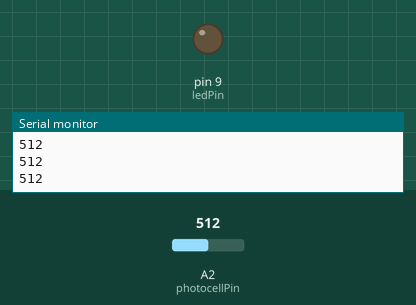
Simulated run of this sketch. Board: Arduino Uno, built with avr-gcc and run on an emulated ATmega328P. Shown: output pins drawn as LEDs (lit = HIGH), the last lines printed to the serial monitor. Inputs (shaded band) come from the test bench; at power-on: A2 (photocellPin) = 512.

Above: at 1.2 s.
1.3 s: A2 (photocellPin) set to 214
2.8 s: A2 (photocellPin) set to 187
At 3.4 s:
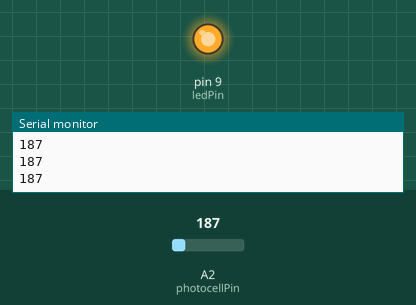
4.3 s: A2 (photocellPin) set to 210
At 5.5 s:
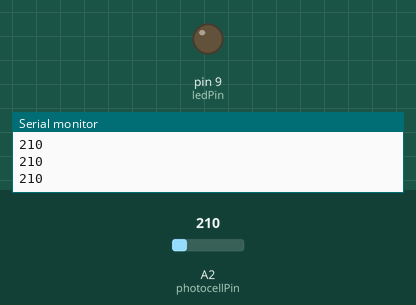
5.8 s: A2 (photocellPin) set to 190
At 6.9 s:
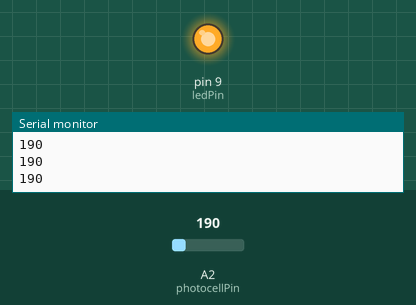
Timing chart, 0 to 8.3 s (numbered marks = the images above; inputs shaded):
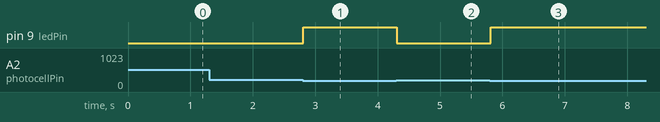

Measured:
- the behaviour switches between 200 and 199 on A2 (photocellPin) (found by bisection; images 0 and 1)
- after the input at 2.8 s, pin 9 (ledPin): LOW → HIGH at once
- after the input at 4.3 s, pin 9 (ledPin): HIGH → LOW at once
- after the input at 5.8 s, pin 9 (ledPin): LOW → HIGH at once

The sketch:

Arduino_Lab8.ino
```cpp
int photocellPin = 2;   // 光敏電阻 (photocell) 接在 anallog pin 2。
int photocellVal = 0;   // photocell variable。
int minLight = 200;     // 最小光線門檻值。
int ledPin = 9;
int ledState = 0;
void setup()
{
  pinMode(ledPin, OUTPUT);                      // 宣告 ledPin 為 output pin。
  Serial.begin(9600);                            // 裝置發到另一裝置的位元率。
}
void loop()
{
  photocellVal = analogRead(photocellPin);      // 讀取光敏電阻並輸出到 Serial Port。
  Serial.println(photocellVal);                  // 傳送資料到外部電腦。
  if (photocellVal < minLight && ledState == 0) // 光線不足時打開 LED。
  {
    digitalWrite(ledPin, HIGH);                 //開啟 LED。
    ledState = 1;
  }
  if (photocellVal > minLight && ledState == 1) // 光線充足時關掉 LED。
  {
    digitalWrite(ledPin, LOW);                  // 關閉 LED。
    ledState = 0;
  }
  //delay(100);
}
/*
實驗目的：利用光敏電阻做一個 LED 的自動開關，在光線不足時，自動打開 LED 燈，反之，光線充足時便關掉 LED 燈。
材料：Arduino 主板 x 1、LED x 1、光敏電阻(photocell) x 1、麵包板 x 1、可變電阻 x 1、220 ohm 電阻 x 1、10k ohm 電阻 x 1及單心線 x N。
接線：1.光敏電阻一支腳接到 5V，另一支腳串接一顆 10k 電阻接到 analog pin 2。
      2.LED 接到 pin9 和 GND，長腳(陽極)串接一顆 220 ohm 電阻到 pin9，短腳(陰極)直接接到 GND。
*/
```
